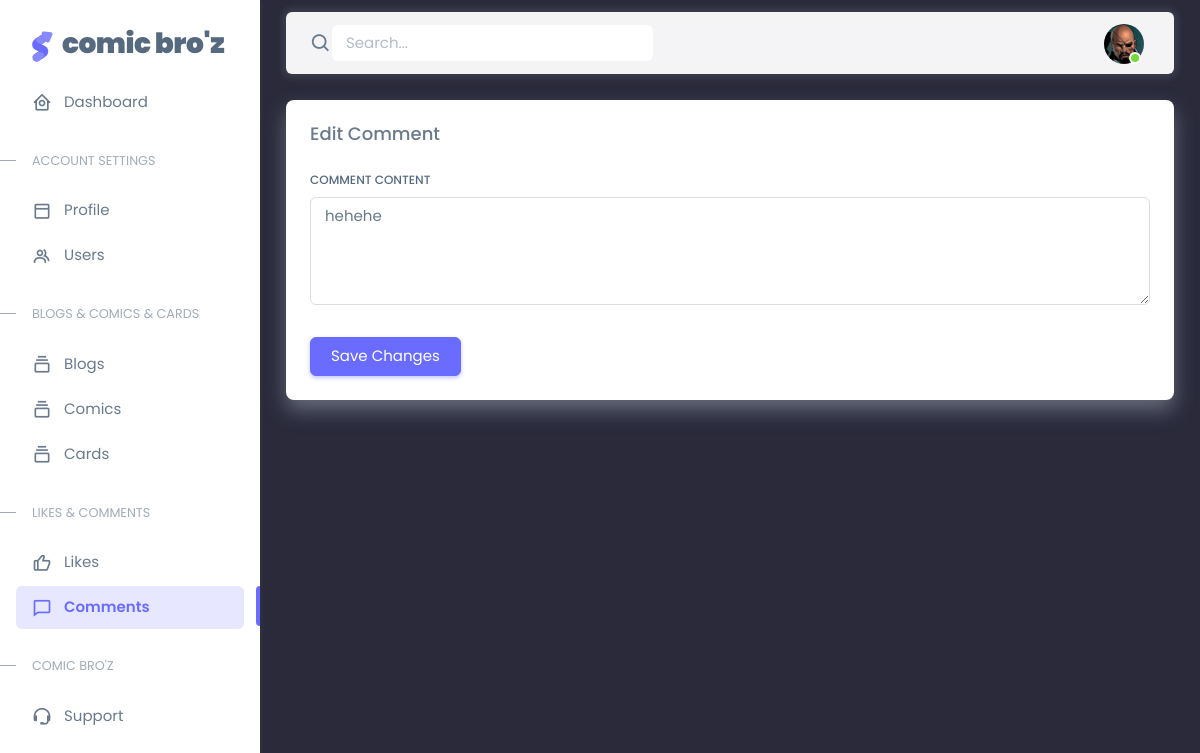
The app's page /dashboard/comments/2/edit/ (signed in) with its own data.
### users/models.py (models this page shows, shortened)
class User(AbstractBaseUser, PermissionsMixin):
    username = models.CharField(max_length=150, unique=True)
    email = models.EmailField(unique=True)
    is_staff = models.BooleanField(default=False)
    is_active = models.BooleanField(default=True)
    created_at = models.DateTimeField(auto_now_add=True)
    objects = UserManager()
    USERNAME_FIELD = 'email'
    REQUIRED_FIELDS = ['username']

class Profile(models.Model):
    user = models.OneToOneField(User, on_delete=models.CASCADE)
    profile_image = models.ImageField(upload_to='profile_images/', default="200.png", blank=True, null=True)
    favorite_quote = models.TextField(blank=True, null=True)
    bio = models.TextField(blank=True, null=True)
    level = models.CharField(max_length=50, default="Sidekick")
    progress = models.PositiveIntegerField(default=0)  # Progress as a percentage (0-100)

class Comment(models.Model):
    blog = models.ForeignKey(Blog, on_delete=models.CASCADE, related_name='comments')
    user = models.ForeignKey(User, on_delete=models.CASCADE, related_name='user_comments')
    content = models.TextField()
    parent = models.ForeignKey('self', null=True, blank=True, on_delete=models.CASCADE, related_name='replies')
    created_at = models.DateTimeField(default=timezone.now)
    class Meta:
        ordering = ['created_at']

### dashboard/views.py (the view)
# urls.py: path('comments/<int:comment_id>/edit/', comment_edit, name='comment_edit'),
def comment_edit(request, comment_id):
    comment = get_object_or_404(Comment, id=comment_id)
    if request.method =="POST":
        form = CommentForm(request.POST, instance=comment)
        if form.is_valid():
            form.save()
            return redirect('comment_list')
    else:
        form = CommentForm(instance=comment)
    context = {
        'form': form,
        'comment': comment
    }
    return render(request, 'comment/comment_edit.html', context)

### dashboard/forms.py
class CommentForm(forms.ModelForm):
    class Meta:
        model = Comment
        fields = ['content']

### users/auth_backend.py (called while the page is built)
    def get_user(self, user_id):
        try:
            return User.objects.get(pk=user_id)
        except User.DoesNotExist:
            return None

### dashboard/templates/comment/comment_edit.html (shortened to what this page needs)
{% extends 'custom_base.html' %}
{% block content %}
<div class="container-xxl flex-grow-1 container-p-y">
    <div class="card shadow-lg">
        <div class="card-header">
            <h5 class="card-title mb-0">Edit Comment</h5>
        </div>
        <div class="card-body">
            <form method="POST">
                <div class="form-group mb-3">
                    <label for="content" class="form-label">Comment Content</label>
                    <textarea name="content" id="content" class="form-control" rows="4">{{ form.content.value }}</textarea>
                </div>
                <div class="form-group">
                    <button type="submit" class="btn btn-primary mt-3">Save Changes</button>
                </div>
            </form>
        </div>
    </div>
</div>
{% endblock %}

### dashboard/templates/custom_base.html (shortened to what this page needs)
{% load static %}
<!DOCTYPE html>
<html lang="en" class="light-style layout-menu-fixed" dir="ltr" data-theme="theme-default"
  data-assets-path="{% static 'assets/' %}" data-template="vertical-menu-template-free">
<head>
  <link href="https://cdn.jsdelivr.net/npm/bootstrap@5.3.2/dist/css/bootstrap.min.css" rel="stylesheet" />
  <link rel="stylesheet" href="https://cdn.datatables.net/1.13.6/css/dataTables.bootstrap5.min.css" />
  <link rel="stylesheet" href="{% static 'assets/vendor/fonts/boxicons.css' %}" />
  <link rel="stylesheet" href="{% static 'assets/vendor/css/core.css' %}" class="template-customizer-core-css" />
  <link rel="stylesheet" href="{% static 'assets/vendor/css/theme-default.css' %}"
    class="template-customizer-theme-css" />
  <link rel="stylesheet" href="{% static 'assets/css/demo.css' %}" />
  <link rel="stylesheet" href="{% static 'assets/vendor/libs/perfect-scrollbar/perfect-scrollbar.css' %}" />
  <link rel="stylesheet" href="{% static 'assets/css/style.css' %}" />
</head>
<body>
  <div class="layout-wrapper layout-content-navbar">
    <div class="layout-container">
      <aside id="layout-menu" class="layout-menu menu-vertical menu bg-menu-theme">
        <div class="app-brand demo">
          <a href="{% url 'admin_dashboard' %}" class="app-brand-link">
            <span class="app-brand-logo demo">
            </span>
            <span class="app-brand-text demo menu-text fw-bolder ms-2">Comic Bro'Z</span>
          </a>
        </div>
        <ul class="menu-inner py-1">
          <li class="menu-item {% if request.resolver_match.url_name == 'admin_dashboard' %}active{% endif %}">
            <a href="{% url 'admin_dashboard' %}" class="menu-link">
              <i class="menu-icon tf-icons bx bx-home-circle"></i>
              <div data-i18n="Analytics">Dashboard</div>
            </a>
          </li>
          <li class="menu-header small text-uppercase">
            <span class="menu-header-text">Account Settings</span>
          </li>
          <li class="menu-item {% if request.resolver_match.url_name == 'profile_settings' %}active{% endif %}">
            <a href="{% url 'profile_settings' %}" class="menu-link">
              <i class="menu-icon tf-icons bx bx-dock-top"></i>
              <div data-i18n="Account Settings">Profile</div>
            </a>
          </li>
          <li class="menu-item {% if request.resolver_match.url_name in 'profile_list,profile_view,profile_edit,profile_delete,add_profile' %}active{% endif %}">
            <a href="{% url 'profile_list' %}" class="menu-link">
              <i class="menu-icon tf-icons bx bx-group"></i>
              <div data-i18n="Account Settings">Users</div>
            </a>
          </li>
          <li class="menu-header small text-uppercase"><span class="menu-header-text">Blogs & Comics & Cards</span></li>
          <li class="menu-item {% if request.resolver_match.url_name in 'blog_list,admin_blog_detail,admin_blog_edit,admin_blog_delete,add_blog' %}active{% endif %}">
            <a href="{% url 'blog_list' %}" class="menu-link">
              <i class="menu-icon tf-icons bx bx-collection"></i>
              <div data-i18n="Basic">Blogs</div>
            </a>
          </li>
          <li class="menu-item {% if request.resolver_match.url_name in 'comic_list,admin_comic_detail,admin_comic_edit,admin_comic_delete,add_comic' %}active{% endif %}">
            <a href="{% url 'comic_list' %}" class="menu-link">
              <i class="menu-icon tf-icons bx bx-collection"></i>
              <div data-i18n="Basic">Comics</div>
            </a>
          </li>
          <li class="menu-item {% if request.resolver_match.url_name in 'admin_character_card' %}active{% endif %}">
            <a href="{% url 'admin_character_card' %}" class="menu-link">
              <i class="menu-icon tf-icons bx bx-collection"></i>
              <div data-i18n="Basic">Cards</div>
            </a>
          </li>
          <li class="menu-header small text-uppercase"><span class="menu-header-text">Likes & Comments</span></li>
          <li class="menu-item {% if request.resolver_match.url_name in 'like_list,like_detail,edit_like,delete_like,add_like' %}active{% endif %}">
            <a href="{% url 'like_list' %}" class="menu-link">
              <i class="menu-icon tf-icons bx bx-like"></i>
              <div data-i18n="Tables">Likes</div>
            </a>
          </li>
          <li class="menu-item {% if request.resolver_match.url_name in 'comment_list,comment_detail,comment_view,comment_edit,comment_delete, add_comment' %}active{% endif %}">
            <a href="{% url 'comment_list' %}" class="menu-link">
              <i class="menu-icon tf-icons bx bx-comment"></i>
              <div data-i18n="Tables">Comments</div>
            </a>
          </li>
          <li class="menu-header small text-uppercase"><span class="menu-header-text">Comic Bro'Z</span></li>
          <li class="menu-item {% if request.path == '/support/' %}active{% endif %}">
            <a href="https://github.com/choyon-ugv/django-jwt-abstractbaseduser-auth_" target="_blank"
              class="menu-link">
              <i class="menu-icon tf-icons bx bx-support"></i>
              <div data-i18n="Support">Support</div>
            </a>
          </li>
        </ul>
      </aside>
      <div class="layout-page">
        <nav
          class="layout-navbar container-xxl navbar navbar-expand-xl navbar-detached align-items-center bg-navbar-theme"
          id="layout-navbar">
          <div class="navbar-nav-right d-flex align-items-center" id="navbar-collapse">
            <div class="navbar-nav align-items-center">
              <div class="nav-item d-flex align-items-center">
                <i class="bx bx-search fs-4 lh-0"></i>
                <input type="text" class="form-control border-0 shadow-none" placeholder="Search..."
                  aria-label="Search..." />
              </div>
            </div>
            <ul class="navbar-nav flex-row align-items-center ms-auto">
              <li class="nav-item navbar-dropdown dropdown-user dropdown">
                <a class="nav-link dropdown-toggle hide-arrow" href="javascript:void(0);" data-bs-toggle="dropdown">
                  <div class="avatar avatar-online">
                    <img src="{{ user.profile.profile_image.url }}" alt class="w-px-40 h-auto rounded-circle" />
                  </div>
                </a>
              </li>
            </ul>
          </div>
        </nav>
        <div class="content-wrapper">
          {% block content %}
          {% endblock %}
        </div>
      </div>
    </div>
  </div>
</body>
</html>

### dashboard/static/assets/css/demo.css (style rules this page uses)
.menu .app-brand.demo { height: 64px; margin-top: 12px; }
.app-brand-logo.demo svg { width: 22px; height: 38px; }
.app-brand-text.demo { font-size: 1.75rem; letter-spacing: -0.5px; text-transform: lowercase; }

### static/edgecut/css/style.css (style rules this page uses)
* { margin: 0; padding: 0; box-sizing: border-box; }
body { font-family: "Poppins", sans-serif; color: #2a2a3b; background: #2a2a3b; overflow-x: hidden; position: relative; }
.dropdown { position: relative; z-index: 1002; }
.dropdown-toggle { color: #fff; font-size: 1rem; cursor: pointer; transition: color 0.3s; }

### records on screen
User: profile.profile_image (picture)
Comment: content "hehehe"
